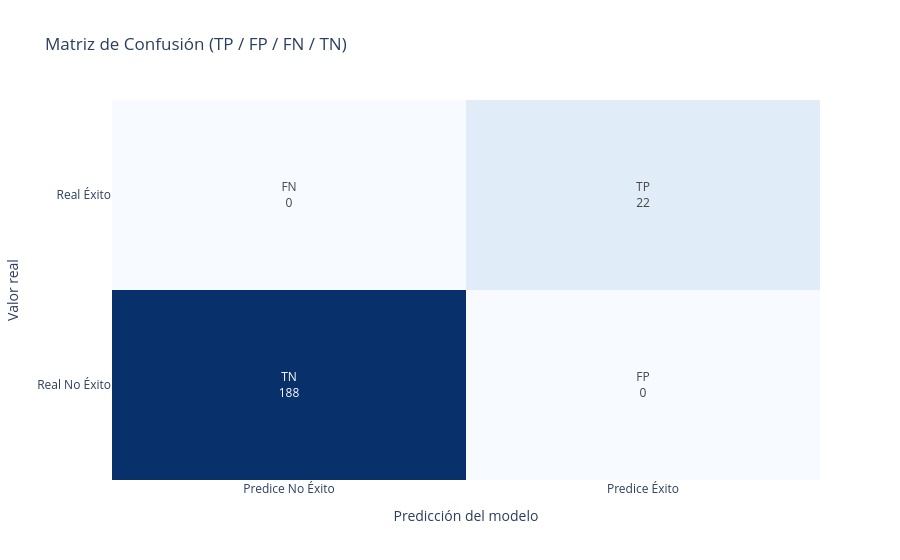

Notebook source saved alongside this figure:
### Code cell
# === PASO 6: MODELO FINAL RANDOM FOREST OPTIMIZADO ===

# Parámetros óptimos encontrados en el GridSearch
best_params = {
    "n_estimators": 200,
    "max_depth": 8,
    "max_features": "sqrt",
    "min_samples_leaf": 1,
    "min_samples_split": 2,
    "random_state": 42
}

# === Entrenar el modelo final con los mejores hiperparámetros ===
rf_final = RandomForestClassifier(**best_params)
rf_final.fit(X_train, y_train)

# === Predecir probabilidades sobre el conjunto de test ===
y_pred_proba_final = rf_final.predict_proba(X_test)[:, 1]

# === Usar el mejor umbral encontrado (0.22) ===
best_threshold = 0.22
y_pred_final = (y_pred_proba_final >= best_threshold).astype(int)

# === Calcular la ganancia final ===
ganancia_final = profit_score(y_test, y_pred_final)

print("MODELO FINAL RANDOM FOREST OPTIMIZADO")
print(f"Parámetros: {best_params}")
print(f"Umbral de decisión: {best_threshold}")
print(f"Ganancia final en test: {ganancia_final:.2f}")

### Figure 1 — Plotly figure (JSON) as saved in the notebook; plotly's stock layout.template omitted (floating-point values rounded to 4 significant figures)
{"data": [{"colorscale": [[0, "rgb(247,251,255)"], [0.125, "rgb(222,235,247)"], [0.25, "rgb(198,219,239)"], [0.375, "rgb(158,202,225)"], [0.5, "rgb(107,174,214)"], [0.625, "rgb(66,146,198)"], [0.75, "rgb(33,113,181)"], [0.875, "rgb(8,81,156)"], [1, "rgb(8,48,107)"]], "showscale": false, "text": [["TN<br>188", "FP<br>0"], ["FN<br>0", "TP<br>22"]], "texttemplate": "%{text}", "type": "heatmap", "x": ["Predice No Éxito", "Predice Éxito"], "y": ["Real No Éxito", "Real Éxito"], "z": [[188, 0], [0, 22]]}], "layout": {"title": {"text": "Matriz de Confusión (TP / FP / FN / TN)"}, "xaxis": {"title": {"text": "Predicción del modelo"}}, "yaxis": {"title": {"text": "Valor real"}}}}
